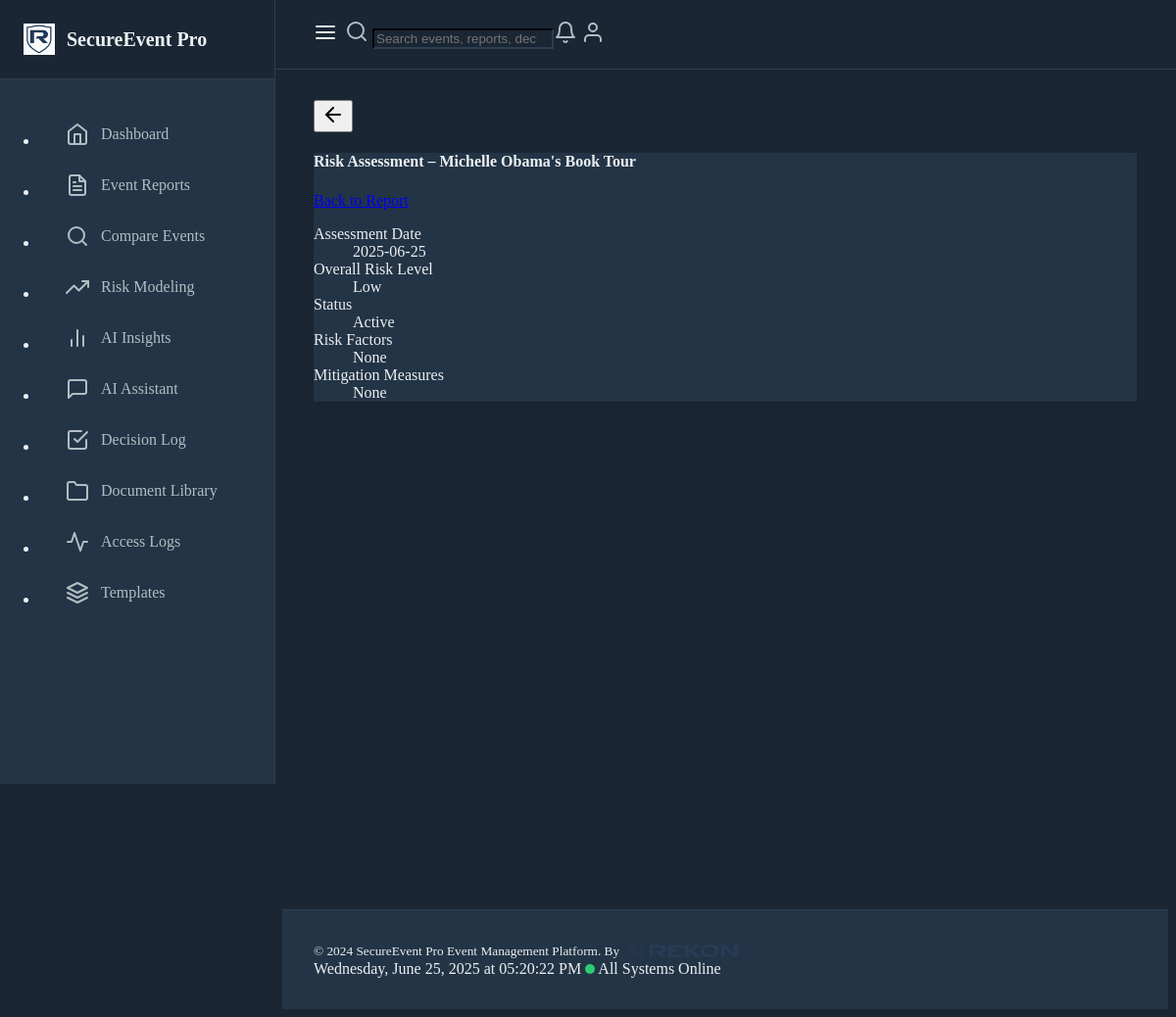
The page /risk-assessment/1 on the database its author committed.
### models.py (models this page shows, shortened)
class EventReport(db.Model):
    id = db.Column(db.Integer, primary_key=True)
    title = db.Column(db.String(200), nullable=False)
    date = db.Column(db.DateTime, nullable=False)
    location = db.Column(db.String(200), nullable=False)
    description = db.Column(db.Text, nullable=False)
    risk_level = db.Column(db.String(50), nullable=False)
    incident_type = db.Column(db.String(100), nullable=False)
    created_at = db.Column(db.DateTime, default=datetime.utcnow)
    venue_type = db.Column(db.String(50))
    security_staff_count = db.Column(db.Integer, default=0)
    security_staff_roles = db.Column(db.JSON, default=dict)
    incidents_reported = db.Column(db.Integer, default=0)
    incident_summary = db.Column(db.Text)
    attendance = db.Column(db.Integer)
    security_measures = db.Column(db.Text)
    incident_response = db.Column(db.Text)
    lessons_learned = db.Column(db.Text)
    recommendations = db.Column(db.Text)
    security_protocols = db.Column(db.Text)
    emergency_response_plan = db.Column(db.Text)
    post_event_analysis = db.Column(db.Text)
    activity_logs = db.relationship('ActivityLog', backref='event_report', lazy=True)
    estimated_risk_level = db.Column(db.String(50))
    risk_assessments = db.relationship('RiskAssessment', backref='event_report', lazy=True)

class RiskAssessment(db.Model):
    id = db.Column(db.Integer, primary_key=True)
    event_report_id = db.Column(db.Integer, db.ForeignKey('event_report.id'), nullable=False)
    assessment_date = db.Column(db.DateTime, default=datetime.utcnow)
    risk_factors = db.Column(db.JSON, default=list)
    overall_risk_level = db.Column(db.String(50), nullable=False)
    assessor_notes = db.Column(db.Text)
    mitigation_measures = db.Column(db.JSON, default=list)
    residual_risk_level = db.Column(db.String(50))
    review_date = db.Column(db.DateTime)
    status = db.Column(db.String(50), default='Active')

### routes.py (the view)
@app.route("/risk-assessment/<int:assessment_id>")
def view_risk_assessment(assessment_id):
    assessment = RiskAssessment.query.get_or_404(assessment_id)
    report = assessment.event_report
    return render_template("risk_assessment_view.html", assessment=assessment, report=report)

### routes.py (called while the page is built)
@app.before_request
def before_request():
    g.start_time = datetime.utcnow()
    g.activity_log = None

@app.after_request
def after_request(response):
    if hasattr(g, "activity_log") and g.activity_log:
        end_activity_tracking(g.activity_log)
    return response

### templates/risk_assessment_view.html
{% extends 'base.html' %}
{% block content %}
<div class="container mt-4">
  <div class="card">
    <div class="card-header d-flex justify-content-between align-items-center">
      <h4 class="mb-0">Risk Assessment – {{ report.title }}</h4>
      <a class="btn btn-outline-secondary" href="{{ url_for('edit_event_report', report_id=report.id) }}">Back to Report</a>
    </div>
    <div class="card-body">
      <dl class="row">
        <dt class="col-sm-3">Assessment Date</dt>
        <dd class="col-sm-9">{{ assessment.assessment_date.strftime('%Y-%m-%d') }}</dd>
        <dt class="col-sm-3">Overall Risk Level</dt>
        <dd class="col-sm-9">
          <span class="badge bg-{{ 'danger' if assessment.overall_risk_level=='High' else 'warning' if assessment.overall_risk_level=='Medium' else 'success' }}">{{ assessment.overall_risk_level }}</span>
        </dd>
        <dt class="col-sm-3">Status</dt>
        <dd class="col-sm-9">{{ assessment.status }}</dd>
        <dt class="col-sm-3">Risk Factors</dt>
        <dd class="col-sm-9">
          {% if assessment.risk_factors %}
          <ul>
            {% for f in assessment.risk_factors %}<li>{{ f }}</li>{% endfor %}
          </ul>
          {% else %}None{% endif %}
        </dd>
        <dt class="col-sm-3">Mitigation Measures</dt>
        <dd class="col-sm-9">
          {% if assessment.mitigation_measures %}
          <ul>
            {% for m in assessment.mitigation_measures %}<li>{{ m }}</li>{% endfor %}
          </ul>
          {% else %}None{% endif %}
        </dd>
      </dl>
    </div>
  </div>
</div>
{% endblock %}

### templates/base.html (style rules this page uses)
:root { --primary-color: #4A90E2; --secondary-color: #2C3E50; --accent-color: #3498DB; --background-dark: #1A2634; --card-bg: #233446; --text-primary: #ECF0F1; --text-secondary: #B2BEC3; }
body { background-color: var(--background-dark); color: var(--text-primary); }
.card { background-color: var(--card-bg); border-color: var(--secondary-color); }
.card { border: 1px solid var(--bs-border-color); box-shadow: 0 2px 4px rgba(0, 0, 0, 0.1); }
.badge { font-weight: 500; }

### rows shown on the page
EventReport: title "Michelle Obama's Book Tour"
RiskAssessment: assessment_date "2025-06-25", overall_risk_level "Low", status "Active"
